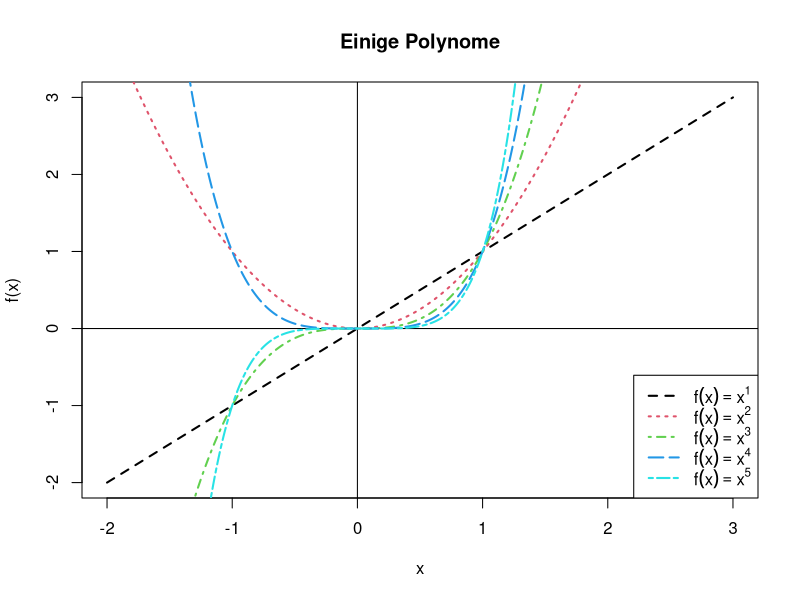
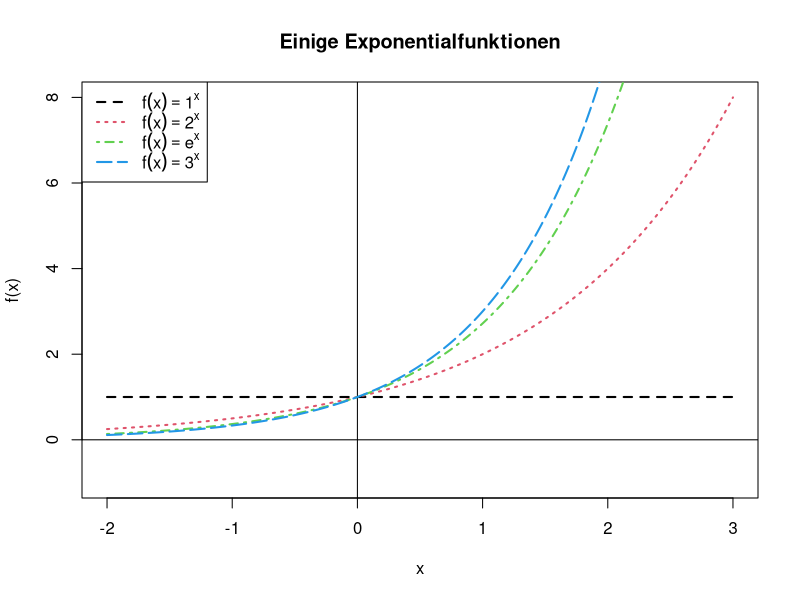
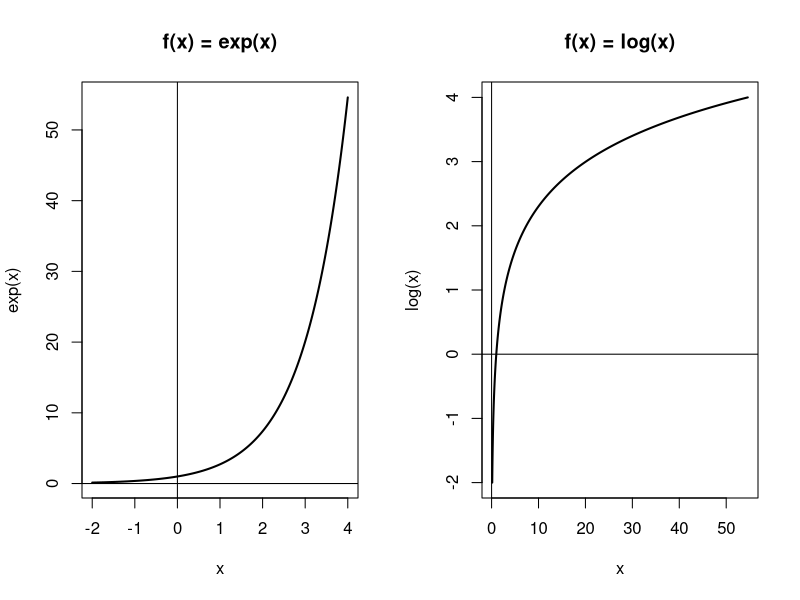
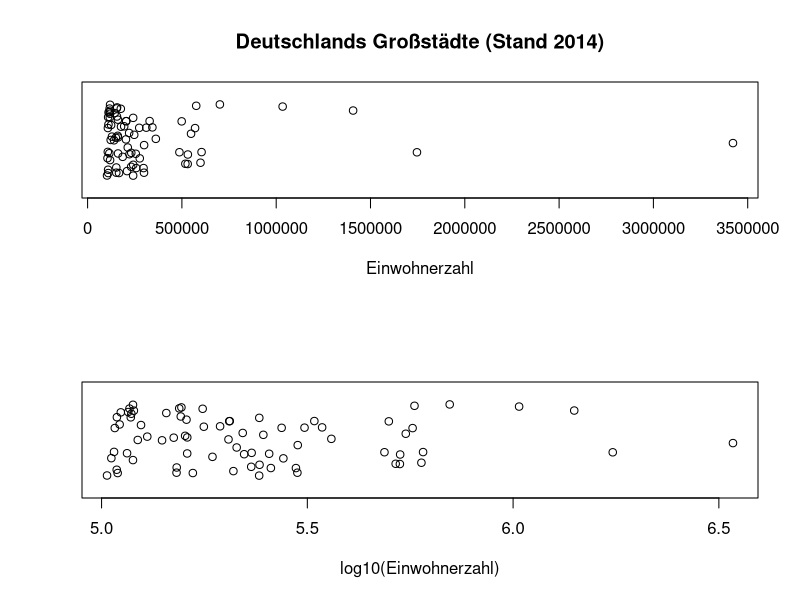

Generate these figures, in order, with R:
## ---- chunk 1
pow <- c(1,2,3,4,5)
x <- seq(-2,3, by=0.01)
plot(x, x^pow[1], type="l", lty=2, col=1, xlab="x", ylab="f(x)", main="Einige Polynome", lwd=2)
abline(h=0)
abline(v=0)
for(i in 2:length(pow)){
    p <- pow[i]
    LTY <- i+1
    lines(x, x^pow[i], lty=LTY, lwd=2, col=i)
}
legendtext <- c(
    expression(f(x)==x^1),
    expression(f(x)==x^2),
    expression(f(x)==x^3),
    expression(f(x)==x^4),
    expression(f(x)==x^5)
)
legend("bottomright", lty=2:6, col=1:5, bg="white", legend=legendtext, lwd=2)
## ---- chunk 2
base <- c(1, 2, exp(1), 3)
x <- seq(-2, 3, by=0.01)
plot(x, base[1]^x, type="l", lty=2, col=1, xlab="x", ylab="f(x)", main="Einige Exponentialfunktionen", ylim=c(-1, 8), lwd=2)
abline(h=0)
abline(v=0)
for(i in 2:length(base)){
    lines(x, base[i]^x, lty=i+1, lwd=2, col=i)
}
legendtext <- c(
    expression(f(x)==1^x),
    expression(f(x)==2^x),
    expression(f(x)==e^x),
    expression(f(x)==3^x)
)
legend("topleft", lty=2:5, bg="white", col=1:4, legend=legendtext, lwd=2)
## ---- chunk 3
x <- seq(-2,4,by=0.01)
op <- par(mfrow=c(1,2))
plot(x, exp(x), type="l", lwd=2, main="f(x) = exp(x)")
abline(h=0);abline(v=0)
plot(exp(x), log(exp(x)), type="l", lwd=2, xlab="x", ylab="log(x)", main="f(x) = log(x)")
abline(h=0);abline(v=0)
par(op)
## ---- chunk 4
ppl <- read.csv("data/Statista2_UTF8.csv", header=TRUE)

op <- par(mfrow=c(2,1))
y <- runif(nrow(ppl))
plot(ppl$X2013, y, xlab="Einwohnerzahl", ylab="", yaxt="n", ylim=c(-.25, 1.25), main="Deutschlands Großstädte (Stand 2014)")
plot(log10(ppl$X2013), y, xlab="log10(Einwohnerzahl)", ylab="", yaxt="n", ylim=c(-.25, 1.25))
par(op)
